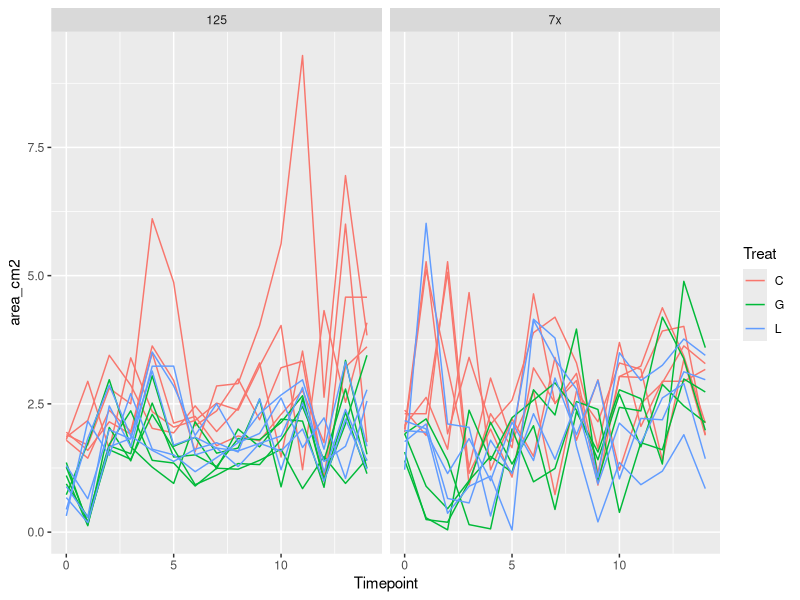
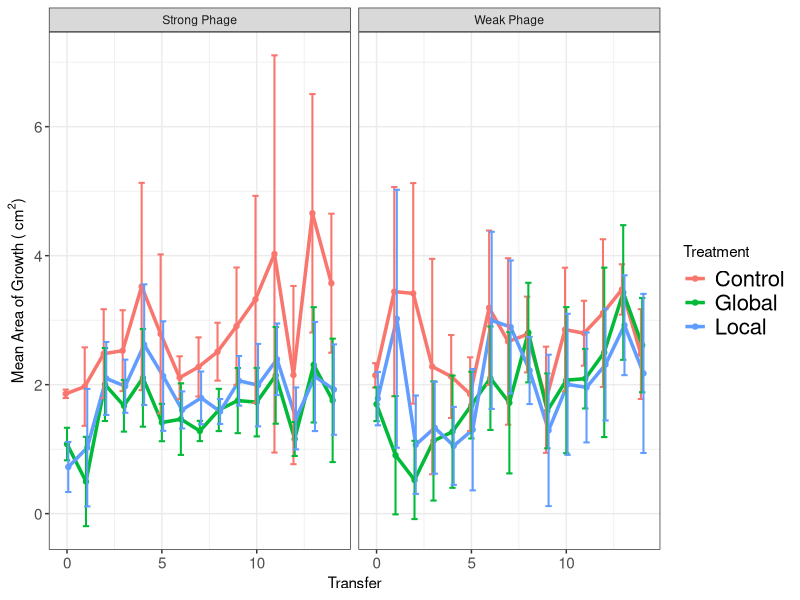
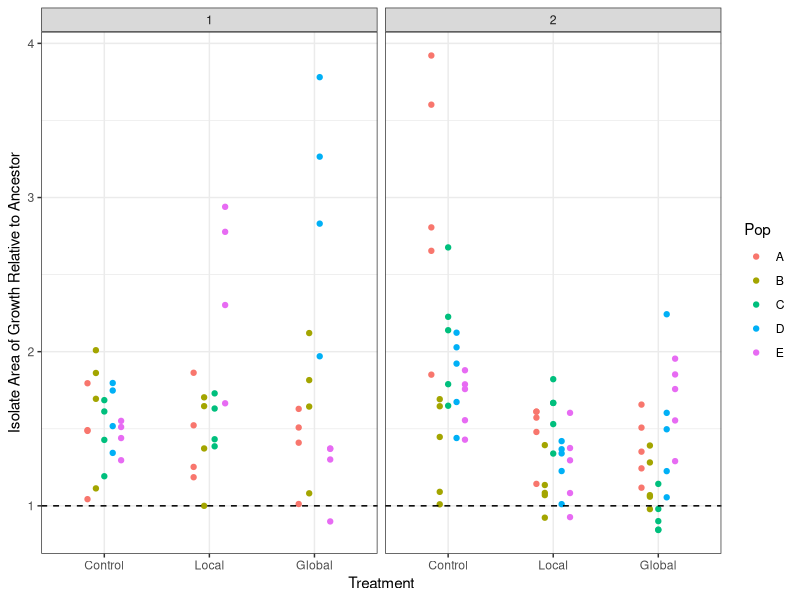
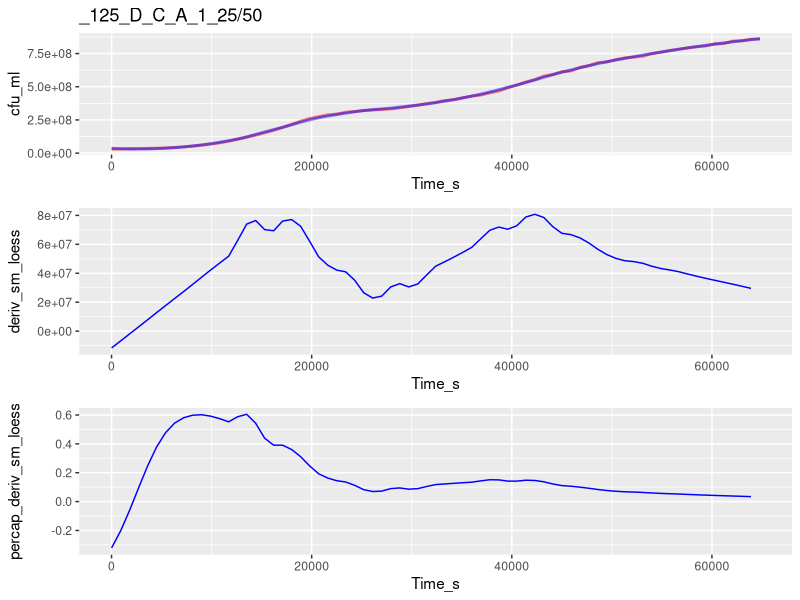
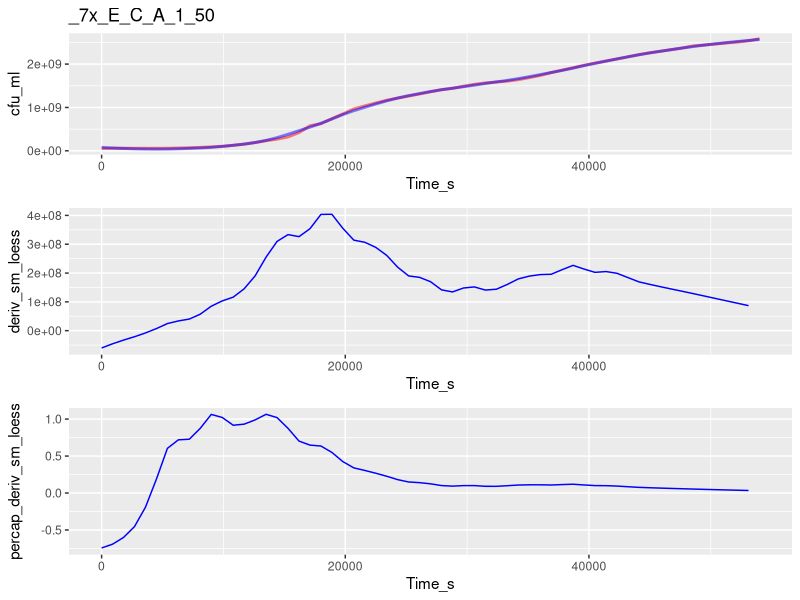
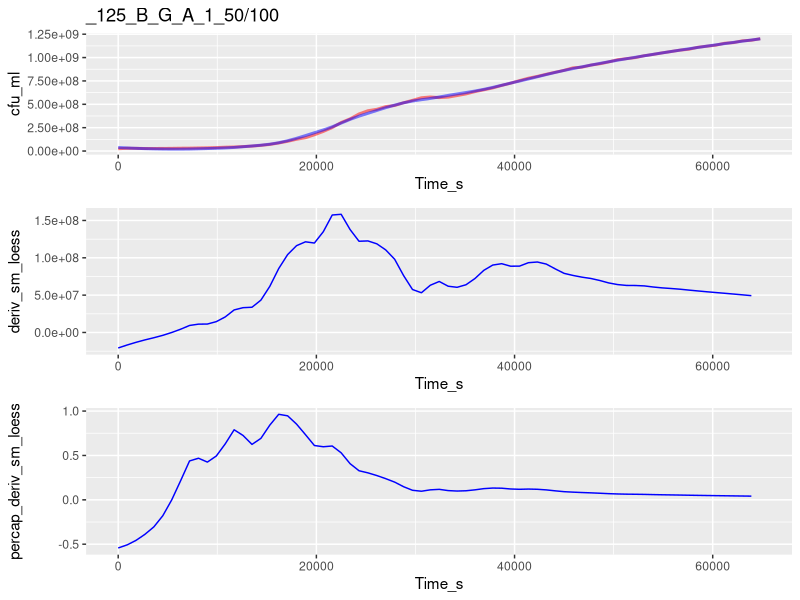
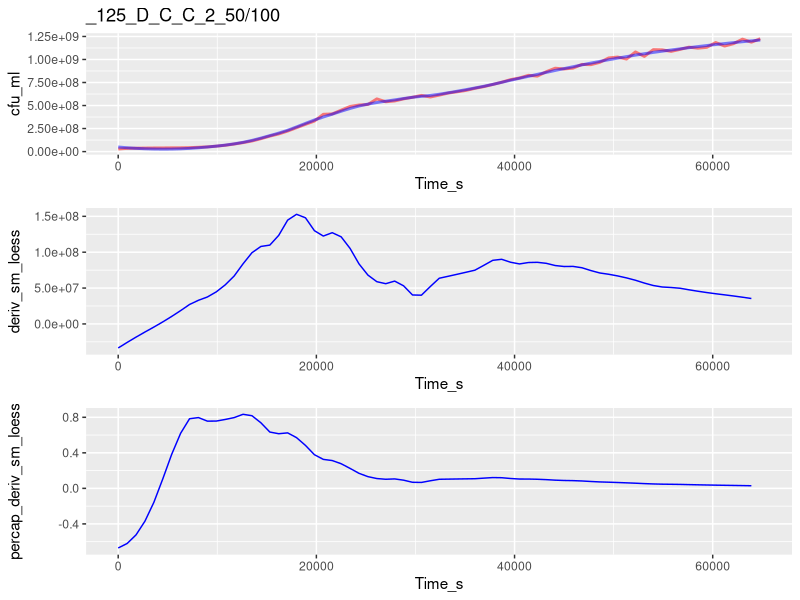
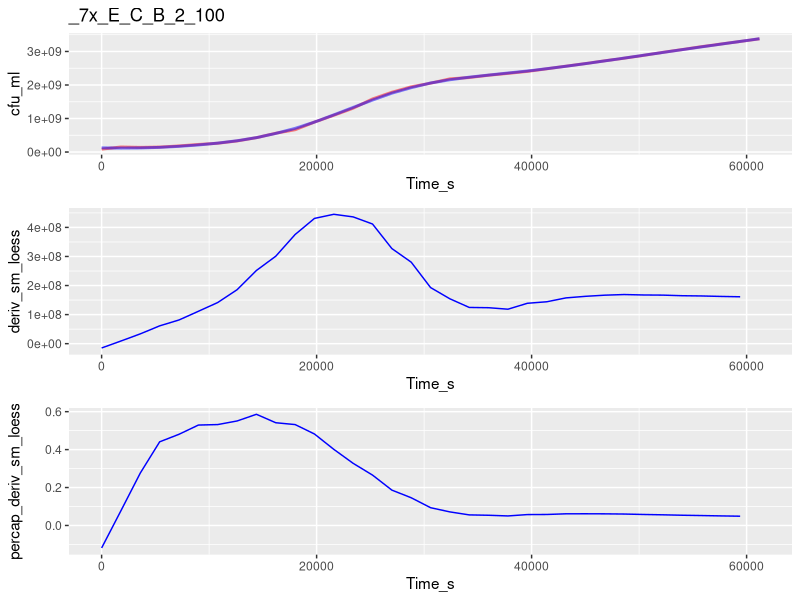

Here is the R script that generated these plots, in order: (Note: this script raises an error after producing the figures.)
##TODO: 
##      migration stats
##      growth curve analysis
##      growth curve stats
##      

library("ggplot2")
library("dplyr")

#Need to split this into 2 scripts: one to take the messy data
# (e.g. isolate information in underscore formats, etc)
#and get it cleaned up, then output those clean data
#And another to take the clean data & analyze it
#Then put the messy data in one folder and the clean data in another folder
#Along with the separate scripts
#So when it's published, can just tell people to re-run the clean data script

#need to make Rep vs Pop consistent
#redo all analysis using dplyr
#redo analysis using vectorization
#include std curve for spec in this code (it may alread be there???)
#Do a scripted analysis of how much to smoothe gc data (not manually checking)
# #to be done later:
# #define function to get means of rates
# mean_rates <- function(sub_by_list, my_data)
# analyze additional plate scans
#change resistance to be by treat then by pop
#Change growth rate for ancestor to dotted line

##Experimental evolution migration ----
exper_evol_migr <- read.csv("./Clean_Data/Experimental_evolution_growth.csv")

#Drop points after T14
exper_evol_migr <- exper_evol_migr[exper_evol_migr$Timepoint <= 14, ]

#Calculate total area
exper_evol_migr$area_cm2 <- pi*exper_evol_migr$Width_cm/2*exper_evol_migr$Height_cm/2

#Make plot with all pops shown
ggplot(data = exper_evol_migr,
       aes(x = Timepoint, y = area_cm2, group = paste(Treat, Pop),
           color = Treat)) +
  geom_line() +
  facet_grid(~Proj)

#Summarize
exper_evol_migr <- group_by(exper_evol_migr, Proj, Treat, Timepoint)
exper_evol_summ <- summarize(exper_evol_migr,
                             area_mean = mean(area_cm2),
                             area_sd = sd(area_cm2),
                             area_n = n())

#Make plot of summarized data
my_facet_labels <- c("7x" = "Weak Phage", "125" = "Strong Phage")

ggplot(data = exper_evol_summ, aes(x = Timepoint, y = area_mean,
                                   color = Treat)) +
  geom_point(position = position_dodge(0.2)) + 
  geom_line(size = 1.2, position = position_dodge(0.2)) +
  theme_bw() +
  theme(axis.text.y = element_text(size = 11), axis.text.x = element_text(size = 11),
        legend.text = element_text(size = 16)) +
  facet_grid(~Proj, labeller = labeller(Proj = my_facet_labels)) +
  geom_errorbar(aes(ymax = area_mean+area_sd, ymin = area_mean-area_sd),
                width=1, size = .7, position=position_dodge(0.2)) +
  labs(x = "Transfer", 
       y = expression(paste("Mean Area of Growth ( ", cm^2, ")"))) + 
  scale_color_hue(name = "Treatment", breaks = c("C", "G", "L"),
                  labels = c("Control", "Global", "Local"))

##Isolate migration ----
isol_migration <- read.csv("./Clean_Data/Isolate_migration.csv")

#Calculate total area
isol_migration$area_cm2 <- pi*isol_migration$Width_cm/2*isol_migration$Height_cm/2

#Calculate total area relative to same-day ancestor
ancestors <- isol_migration[isol_migration$Isol == "Anc", ]
isol_migration$relative_area <-
  isol_migration$area_cm2/ancestors$area_cm2[
    match(as.Date(isol_migration$end_timestamp),
          as.Date(ancestors$end_timestamp))]

#Plot data
my_facet_labels <- c("7x" = "Weak Phage", 
                     "125" = "Strong Phage",
                     "C" = "Control", "G" = "Global", "L" = "Local",
                     "A" = "WT")

ggplot(isol_migration[isol_migration$Isol != "Anc", ], 
       aes(x = Treat, y = relative_area, color = Pop,
           group = Pop)) +
  geom_point(position = position_dodge(0.4)) +
  facet_grid(~Proj, labeller = labeller(Proj = my_facet_labels)) +
  theme_bw() + 
  labs(y = "Isolate Area of Growth Relative to Ancestor",
       x = "Treatment") +
  geom_hline(yintercept = 1, lty = 2) +
  scale_x_discrete(limits = c("C", "L", "G"),
                   labels = c("Control", "Local", "Global")) +
  NULL

##Isolate growth curves ----


##growth curve analysis
# library("minpack.lm")
# library("tidyr")
# library("lubridate")

#Read data
gc_data <- read.csv("./Clean_Data/Isolate_growth_curves.csv",
                    header = T, stringsAsFactors = F)

#Make unique well identifiers
gc_data$uniq_well <- paste(gc_data$Date,
                           gc_data$Proj,
                           gc_data$Pop,
                           gc_data$Treat,
                           gc_data$Isol,
                           gc_data$Rep_Well,
                           gc_data$Media,
                           sep = "_")

#reorder
gc_data <- gc_data[order(gc_data$uniq_well, gc_data$Time_s), ]

calc_deriv <- function(density, percapita = FALSE,
                          subset_by = NULL, time = NULL,
                          time_normalize = NULL) {
  #Note! density values must be sorted sequentially into their unique sets already
  
  #Provided a vector of density values, this function returns (by default) the
  # difference between sequential values
  #if percapita = TRUE, the differences of density are divided by density
  #if subset_by is provided, it should be a vector (same length as density),
  # the unique values of which will separate calculations
  #if time_normalize is specified, time should be provided as a simple 
  # numeric (e.g. number of seconds) in some unit
  #Then the difference will be normalized for the time_normalize value
  #(e.g. if time is provided in seconds and the difference per hour is wanted,
  # time_normalize should = 3600)
  
  #Check inputs
  if (!is.numeric(time)) {
    stop("time is not numeric")
  }
  if (!is.null(time_normalize)) {
    if (!is.numeric(time_normalize)) {
      stop("time_normalize is not numeric")
    } else if (is.null(time)) {
      stop("time_normalize is specified, but time is not provided")
    }
  }
  
  #Calc derivative
  ans <- c(density[2:length(density)]-density[1:(length(density)-1)])
  #Percapita (if specified)
  if (percapita) {
    ans <- ans/density[1:(length(density)-1)]
  }
  #Time normalize (if specified)
  if (!is.null(time_normalize)) {
    ans <- ans/
      (c(time[2:length(time)]-time[1:(length(time)-1)])/time_normalize)
  }
  #Subset by (if specified)
  if (!is.null(subset_by)) {
    ans[subset_by[2:length(subset_by)] != subset_by[1:(length(subset_by)-1)]] <- NA
  }
  return(c(ans, NA))
}

#Smooth data
gc_data$sm_loess <- NA
for (my_well in unique(gc_data$uniq_well)) {
  my_rows <- which(gc_data$uniq_well == my_well)
  #Smooth with loess
  gc_data$sm_loess[my_rows] <- loess(cfu_ml ~ Time_s, span = 0.4,
                                             data = gc_data[my_rows, ])$fitted
}

#Calculate growth per hour from loess curve
gc_data$deriv_sm_loess <- calc_deriv(gc_data$sm_loess,
                                     subset_by = gc_data$uniq_well,
                                     time = gc_data$Time_s,
                                     time_normalize = 3600)

#Calculate per capita growth per hour from loess curve
gc_data$percap_deriv_sm_loess <- calc_deriv(gc_data$sm_loess,
                                            percapita = TRUE,
                                            subset_by = gc_data$uniq_well,
                                            time = gc_data$Time_s,
                                            time_normalize = 3600)
  

#Calculate per capita growth per hour from original curve
gc_data$percap_deriv_cfu <- calc_deriv(gc_data$cfu_ml,
                                       percapita = TRUE,
                                       subset_by = gc_data$uniq_well,
                                       time = gc_data$Time_s,
                                       time_normalize = 3600)

#View samples of original & smoothed curves
# as well as derivatives (per cap & not) of both orig and smoothed curves
for (my_well in sample(unique(gc_data$uniq_well), 5)) {
  my_rows <- which(gc_data$uniq_well == my_well)
  
  print(cowplot::plot_grid(
    ggplot(data = gc_data[my_rows, ],
           aes(x = Time_s, y = cfu_ml)) +
      geom_line(color = "red", lwd = 1, alpha = 0.5) +
      geom_line(aes(x = Time_s, y = sm_loess),
                color = "blue", lwd = 1, alpha = 0.5) +
      ggtitle(gc_data[my_rows[1], "uniq_well"]) +
      #geom_hline(yintercept = 383404890) +
      NULL,
    ggplot(data = gc_data[my_rows, ],
           aes(x = Time_s, y = deriv_sm_loess)) +
      geom_line(color = "blue") +
      NULL,
    ggplot(data = gc_data[my_rows, ],
           aes(x = Time_s, y = percap_deriv_sm_loess)) +
      geom_line(color = "blue") +
      # geom_line(aes(x = Time_s, y = percap_deriv_cfu),
      #           color = "red") +
      NULL,
    ncol = 1, align = "v"))
}

find_local_extrema <- function(values, 
                               return_maxima = TRUE,
                               return_minima = TRUE,
                               width_limit = NULL,
                               height_limit = NULL,
                               remove_endpoints = TRUE,
                               na.rm = FALSE) {
  #Takes a vector of values and returns a vector of the indices
  # of all local value extrema (by default, returns both maxima and minima)
  # To only return maxima or minima, change return_maxima/return_minima to FALSE

  #width_limit and/or height_limit must be provided
  #Width is how wide the window will be to look for a maxima/minima
  # Narrower width will be more sensitive to narrow local maxima/minima
  # Wider width will be less sensitive to narrow local maxima/minima
  #Height is how high or low a single step is allowed to take
  # e.g. a maxima-finding function will not pass a valley deeper
  # than height_limit
  #Note that this also limits approaches to extrema, so if set too small
  # function may converge on non-peaks
  #If both width_limit and height_limit are provided, steps are limited
  # conservatively (a single step must meet both criteria)
  
  #This function is designed to be compatible with dplyr::group_by and summarize
  
  #Check inputs
  if (!return_maxima & !return_minima) {
    stop("Both return_maxima and return_minima are FALSE, at least one must be TRUE")
  }
  if (is.null(width_limit) & is.null(height_limit)) {
    stop("Either width_limit or height_limit must be provided")
  }
  if (!is.null(width_limit)) {
    if (width_limit%%2 == 0) {
      warning("width_limit must be odd, will use ", width_limit-1, " as width_limit")
      width_limit <- width_limit - 1
    }
  }
  if (is.null(width_limit) & !is.null(height_limit)) {
    warning("height_limit alone tends to be sensitive to height_limit parameter, use with caution")
  }
  if (na.rm == TRUE & sum(is.na(values)) > 0) {
    if (!all(is.na(values[(1+length(values)-sum(is.na(values))):length(values)]))) {
      warning("Removing NAs found within values vector, returned indices will refer to non-NA values")
      print(values)
    }
    values <- values[!is.na(values)]
  } else if(any(is.na(values))) {
    stop("Some provided values are NA and na.rm = FALSE")
  }
  
  #Define sub-function to find limits of the window
  get_window_limits <- function(cnt_pos,
                                width_limit = NULL,
                                height_limit = NULL,
                                looking_for = c("minima", "maxima"),
                                values = NULL) {
    #Check inputs
    if (length(looking_for) > 1) {stop("looking_for must be specified")}
    if (!is.null(height_limit) & is.null(values)) {
        stop("height_limit is specified, but no values are provided")
    }
    if (is.null(width_limit) & is.null(height_limit)) {
      stop("Either width_limit or height_limit must be provided")
    }
    
    #Define window limits
    window_start <- c(NA, NA)
    if (!is.null(width_limit)) { #using width limit
      window_start[1] <- max(c(1, cnt_pos-floor(width_limit/2)))
    }
    if (!is.null(height_limit)) { #using height limig
      #For startpoint height, we want the latest point that is
      #behind of our current point and
      #either:
      # below current height - height limit
      # or above current height + height limit
      #Then we move one place forward 
      # (so it's the last value w/in height limit)
        window_start[2] <- max(c(1,
                                 1+which(1:length(values) < cnt_pos &
                                         (values >= (values[cnt_pos] + height_limit) |
                                            values <= (values[cnt_pos] - height_limit)))))
        #Make sure we're going at least 1 point backwards
        if(window_start[2] >= cnt_pos) {window_start[2] <- cnt_pos-1}
    }
    window_end <- c(NA, NA)
    if (!is.null(width_limit)) { #using width limit
      window_end[1] <- min(c(length(values), cnt_pos+floor(width_limit/2)))
    }
    if (!is.null(height_limit)) { #using height limit
        #For endpoint height, we want the earliest point that is
        #forward of our current point and
        #either:
        # below current height - height limit
        # or above current height + height limit
        #Then we move one place back 
        # (so it's the last value w/in height limit)
        window_end[2] <- min(c(length(values),
                               -1+which(1:length(values) > cnt_pos & #not backwards
                                    (values <= (values[cnt_pos] - height_limit) |
                                      values >= (values[cnt_pos] + height_limit)))))
        #Make sure we're going at least one point forwards
        if (window_end[2] <= cnt_pos) {window_end[2] <- cnt_pos+1}
    }
    return(c(max(window_start, na.rm = T), min(window_end, na.rm = T)))
  }
  
  find_next_extrema <- function(cnt_pos, values,
                        width_limit = NULL,
                        height_limit = NULL,
                        looking_for = c("minima", "maxima")) {
    if (cnt_pos == length(values)) {best_pos <- cnt_pos-1
    } else {best_pos <- cnt_pos+1}
    
    #Save the starting position so we never go backwards
    start_pos <- cnt_pos
    
    ##Looking for next maxima
    if(looking_for == "maxima") {
      while (cnt_pos != best_pos) {
        #Move the previous best pointer to current pointer location
        best_pos <- cnt_pos
        #Get next window limits
        window_lims <- get_window_limits(cnt_pos = cnt_pos,
                                         width_limit = width_limit,
                                         height_limit = height_limit,
                                         looking_for = "maxima",
                                         values = values)
        #Make sure we're not going backwards
        window_lims <- c(max(start_pos, window_lims[1]),
                         max(start_pos, window_lims[2]))
        #Then move current pointer to highest point within window
        # (making sure not to check non-integer indices, or indices below 1 or
        #  higher than the length of the vector)
        cnt_pos <- window_lims[1]-1+which.max(values[window_lims[1]:window_lims[2]])
      }
    ##Looking for next minima
    } else if (looking_for == "minima") {
      while (cnt_pos != best_pos) {
        #Move the previous best pointer to current pointer location
        best_pos <- cnt_pos
        #Get next window limits
        window_lims <- get_window_limits(cnt_pos = cnt_pos,
                                         width_limit = width_limit,
                                         height_limit = height_limit,
                                         looking_for = "minima",
                                         values = values)
        #Make sure we're not going backwards
        window_lims <- c(max(start_pos, window_lims[1]),
                         max(start_pos, window_lims[2]))
        #Then move current pointer to lowest point within window
        # (making sure not to check non-integer indices, or indices below 1 or
        #  higher than the length of the vector)
        cnt_pos <- window_lims[1]-1+which.min(values[window_lims[1]:window_lims[2]])
      }
    }
    return(best_pos)
  }
  
  cnt_pos <- 1
  ##Find first maxima
  maxima_list <- c(find_next_extrema(cnt_pos, values,
                                     width_limit = width_limit,
                                     height_limit = height_limit,
                                     looking_for = "maxima"))
  ##Find first minima
  minima_list <- c(find_next_extrema(cnt_pos, values,
                                     width_limit = width_limit,
                                     height_limit = height_limit,
                                     looking_for = "minima"))
  
  ##Check for next extrema until...
  while (TRUE) {
    #we're finding repeats
    if (any(duplicated(c(minima_list, maxima_list)))) {break}
    #or we hit the end of the values
    if (length(values) %in% c(maxima_list, minima_list)) {
      break
    }
    #Since maxima & minima must alternate, always start with furthest one 
    # we've found so far
    cnt_pos <- max(c(minima_list, maxima_list))
    #we're looking for a maxima next
    if (cnt_pos %in% minima_list) {
      maxima_list <- c(maxima_list,
                       find_next_extrema(cnt_pos, values,
                                         width_limit = width_limit,
                                         height_limit = height_limit,
                                         looking_for = "maxima"))
      #we're looking for a minima next
    } else if (cnt_pos %in% maxima_list) {
      minima_list <- c(minima_list,
                       find_next_extrema(cnt_pos, values,
                                         width_limit = width_limit,
                                         height_limit = height_limit,
                                         looking_for = "minima"))
    }
  }
  
  #Combine maxima & minima values & remove duplicates
  output <- c()
  if (return_maxima) {output <- c(output, maxima_list)}
  if (return_minima) {output <- c(output, minima_list)}
  #If remove endpoints is true, remove first or last values from return
  if (remove_endpoints) {
    if (1 %in% output) {output <- output[-which(output == 1)]}
    if (length(values) %in% output) {
      output <- output[-which(output == length(values))]}
  }
  #Remove duplicates
  output <- unique(output)
  #Order
  output <- output[order(output)]
  
  return(output)
}

#Group data by unique wells
gc_data <- group_by(gc_data, Date, Proj, Pop, Treat, Isol, Rep_Well, Media,
                    uniq_well)

# at max percap growth rate, find:
#     per capita growth rate (r)
#     density
#     time since some low density (lag time)
# at first local minima of non-percap growth rate after max growth rate 
#   (pseudo carrying capacity)
#   at pseudo K, find:
#     density (carrying capacity)
#     time since max percap growth rate
#     time since low density

gc_summarized <- summarize(gc_data,
   first_min_index = find_local_extrema(sm_loess,
                                        return_maxima = FALSE,
                                        width_limit = (7200/(Time_s[2]-Time_s[1])) + 1,
                                        na.rm = T,
                                        remove_endpoints = FALSE)[1],
   first_min = sm_loess[first_min_index],
   first_min_time = Time_s[first_min_index],
  #find the per capita grow rate peaks
  max_percap_index = find_local_extrema(percap_deriv_sm_loess,
                                        return_minima = FALSE,
                                        width_limit = (21600/(Time_s[2]-Time_s[1])) + 1,
                                        na.rm = T,
                                        remove_endpoints = F)[
     #Use the first one that follows the minimum density
     match(TRUE, find_local_extrema(percap_deriv_sm_loess,
                                    return_minima = FALSE,
                                    width_limit = (21600/(Time_s[2]-Time_s[1])) + 1,
                                    na.rm = T,
                                    remove_endpoints = F) >= first_min_index)],                   
  max_percap_gr_rate = percap_deriv_sm_loess[max_percap_index],
  max_percap_gr_rate_time = Time_s[max_percap_index],
  max_percap_gr_rate_dens = sm_loess[max_percap_index],
  pseudo_K_index = #find the local minima in non-per capita grow rate
    find_local_extrema(deriv_sm_loess,
                                      return_maxima = FALSE,
                                      width_limit = (7200/(Time_s[2]-Time_s[1])) + 1,
                                      na.rm = T)[
      #use the first one that follows the max percap gr rate
    match(TRUE, find_local_extrema(deriv_sm_loess,
                                      return_maxima = FALSE,
                                      width_limit = (7200/(Time_s[2]-Time_s[1])) + 1,
                                      na.rm = T) > max_percap_index)],
  pseudo_K = sm_loess[pseudo_K_index],
  pseudo_K_time = Time_s[pseudo_K_index],
  pseudo_K_deriv = deriv_sm_loess[pseudo_K_index],
  pseudo_K_index2 = #find the local minima with more sensitivity
    find_local_extrema(deriv_sm_loess,
                       return_maxima = FALSE,
                       width_limit = (5400/(Time_s[2]-Time_s[1])) + 1,
                       na.rm = T)[
     #use the first one that follows the max percap gr rate
     match(TRUE, find_local_extrema(deriv_sm_loess,
                                    return_maxima = FALSE,
                                    width_limit = (5400/(Time_s[2]-Time_s[1])) + 1,
                                    na.rm = T) > max_percap_index)],
  pseudo_K2 = sm_loess[pseudo_K_index2],
  pseudo_K_time2 = Time_s[pseudo_K_index2],
  pseudo_K_deriv2 = deriv_sm_loess[pseudo_K_index2],
  
   #   pseudo_K_timetomaxpcgr = #pseudo K time - max percap gr rate time
)

#For pseudo K, use more-sensitive data when less-sensitive
# window didn't find it

                       

#The problem continues to be that we cannot find
# a threshold density which all pops start below
# and which all pops grow to at a reasonably early time
#Perhaps the solution is to divide it by project/media?


#Code to check find_local_extrema on a single well
my_well <- "2017-A_7x_Anc_Anc_Anc_1_50"
  #"2017-E_7x_B_C_E_1_50" #lowest pseudo-K
#my_well <- "2017-E_7x_B_G_E_1_100" #highest first min
#unique(gc_data$uniq_well)[1]
temp <- gc_data[gc_data$uniq_well == my_well, ]
find_local_extrema(temp$sm_loess,
                   return_minima = FALSE,
                   width_limit = (28800/(temp$Time_s[2]-temp$Time_s[1])) + 1,
                   na.rm = T,
                   remove_endpoints = F)
                   

for (my_well in unique(gc_data$uniq_well)) {
  tiff(filename = paste("./Growth_curve_plots/", my_well, ".tiff", sep = ""),
       width = 5, height = 10, units = "in", res = 300)
  my_rows <- which(gc_data$uniq_well == my_well)
  print(cowplot::plot_grid(
    ggplot(data = gc_data[my_rows, ],
           aes(x = Time_s, y = cfu_ml)) +
      geom_line(color = "red", lwd = 1, alpha = 0.5) +
      geom_line(aes(x = Time_s, y = sm_loess),
                color = "blue", lwd = 1, alpha = 0.5) +
      ggtitle(gc_data[my_rows[1], "uniq_well"]) +
      #Add point for first minima
      geom_point(data = gc_summarized[gc_summarized$uniq_well == my_well, ],
                 aes(x = first_min_time, y = first_min),
                 color = "green", size = 3) +
      NULL,
    ggplot(data = gc_data[my_rows, ],
           aes(x = Time_s, y = deriv_sm_loess)) +
      geom_line(color = "blue") +
      #Add point for pseudo K
      geom_point(data = gc_summarized[gc_summarized$uniq_well == my_well, ],
                 aes(x = pseudo_K_time, y = pseudo_K_deriv),
                 color = "green", size = 3) +
      NULL,
    ggplot(data = gc_data[my_rows, ],
           aes(x = Time_s, y = percap_deriv_sm_loess)) +
      geom_line(color = "blue") +
      #Add point for max growth rate
      geom_point(data = gc_summarized[gc_summarized$uniq_well == my_well, ],
                 aes(x = max_percap_gr_rate_time, y = max_percap_gr_rate),
                 color = "green", size = 3) +
      NULL,
    ncol = 1, align = "v"))
  dev.off()
}

##Check:
wells_check <- c("2017-B_7x_C_L_B_1_50", #isn't working
                 "2017-A_7x_Anc_Anc_Anc_1_50",
                 "2017-A_7x_B_L_A_1_100",
                 "2017-B_7x_C_L_B_1_50",
                 "2017-C_7x_B_C_C_1_100",
                 "2017-C_7x_B_C_C_2_100",
                 "2017-C_7x_C_C_C_1_50",
                 "2017-C_7x_C_L_C_2_100",
                 "2017-C_7x_D_G_C_1_50",
                 "2017-C_7x_D_G_C_1_100",
                 "2017-C_7x_D_G_C_2_50",
                 "2017-C_7x_D_G_C_2_100",
                 "2017-C_7x_E_G_C_1_100",
                 "2017-C_7x_E_G_C_2_100",
                 "2017-E_7x_B_C_E_1_50",
                 "2017-E_7x_C_C_E_1_100",
                 "2017-E_7x_C_C_E_2_100",
                 "2019-09-10_125_B_C_A_1_25-50",
                 "2019-09-10_125_B_C_A_2_25-50",
                 "2019-09-10_125_B_G_A_1_25-50",
                 "2019-09-12_125_B_C_D_1_25-50",
                 "2019-09-12_125_B_C_D_2_25-50",
                 "2019-09-12_125_B_G_D_1_25-50",
                 "2019-09-12_125_D_L_D_1_50-100",
                 "2019-09-12_125_D_L_D_2_50-100",
                 "2019-09-13_125_B_C_E_1_50-100",
                 "2019-09-13_125_B_C_E_2_25-50",
                 "2019-09-13_125_C_C_E_1_50-100",
                 "2019-09-13_125_D_L_E_1_50-100"
                 )
                 

for (my_well in wells_check) {
  tiff(filename = paste("./Challenging_growth_curve_plots/", my_well, ".tiff", sep = ""),
       width = 5, height = 10, units = "in", res = 300)
  my_rows <- which(gc_data$uniq_well == my_well)
  print(cowplot::plot_grid(
    ggplot(data = gc_data[my_rows, ],
           aes(x = Time_s, y = cfu_ml)) +
      geom_line(color = "red", lwd = 1, alpha = 0.5) +
      geom_line(aes(x = Time_s, y = sm_loess),
                color = "blue", lwd = 1, alpha = 0.5) +
      ggtitle(gc_data[my_rows[1], "uniq_well"]) +
      #Add point for first minima
      geom_point(data = gc_summarized[gc_summarized$uniq_well == my_well, ],
                 aes(x = first_min_time, y = first_min),
                 color = "green", size = 3) +
      NULL,
    ggplot(data = gc_data[my_rows, ],
           aes(x = Time_s, y = deriv_sm_loess)) +
      geom_line(color = "blue") +
      #Add point for pseudo K
      geom_point(data = gc_summarized[gc_summarized$uniq_well == my_well, ],
                 aes(x = pseudo_K_time, y = pseudo_K_deriv),
                 color = "green", size = 3) +
      #Add point for pseudo K2
      geom_point(data = gc_summarized[gc_summarized$uniq_well == my_well, ],
                 aes(x = pseudo_K_time2, y = pseudo_K_deriv2),
                 color = "dark green", size = 2) +
      NULL,
    ggplot(data = gc_data[my_rows, ],
           aes(x = Time_s, y = percap_deriv_sm_loess)) +
      geom_line(color = "blue") +
      #Add point for max growth rate
      geom_point(data = gc_summarized[gc_summarized$uniq_well == my_well, ],
                 aes(x = max_percap_gr_rate_time, y = max_percap_gr_rate),
                 color = "green", size = 3) +
      NULL,
    ncol = 1, align = "v"))
  dev.off()
}              
                 
                  


#get first_min values and sort
values <- gc_summarized
values <- values[order(-values$first_min), ]

values <- gc_data[my_rows, ]
plot(1:nrow(values), values$deriv_sm_loess)
find_local_extrema(values$deriv_sm_loess,
                   return_maxima = T,
                   width_limit = (3600/(values$Time_s[2]-values$Time_s[1])) + 1,
                   na.rm = T,
                   remove_endpoints = F)


#Find the low-threshold density to use as pseudo time 0
hist((gc_data$sm_loess[gc_data$Time_s == 0]))
max(gc_data$sm_loess[gc_data$Time_s == 0])

##TODO put this in descending order and figure out how to 
##pick a threshold that is before the peaks of most but
##high enough that we know when most pass it
test <- gc_data[gc_data$Time_s == 0, ]
test <- test[order(-test$sm_loess), ]


#Plot curves & peaks
view_peaks <- function(time_data, dens_data, well_contents, plt_point = TRUE,
                       peak_time = NULL, peak_dens = NULL, peak_well_contents,
                       numplots = 9, lwd = 1) {
  #Inputs:  time_data - vector of time values
  #         dens_data - vector of density values, matched with time_data
  #         well_contents - vector of well contents, matched with time_data
  #         peak_time - vector of peaks' time values
  #         peak_dens - vector of peaks' density values, matched with peak_time
  #         peak_well_contents - vectore of peaks' well contents, matched with peak_time
  require(ggplot2)
  for (start_group in seq(from = 1, to = length(unique(well_contents)),
                          by = numplots)) {
    my_wells <- unique(well_contents)[start_group:(start_group+numplots-1)]
    myplot <- ggplot(data = data.frame(
      "dens" = dens_data[well_contents %in% my_wells],
      "time" = time_data[well_contents %in% my_wells],
      "contents" = well_contents[well_contents %in% my_wells]),
      aes(x = time, y = dens)) +
      geom_line(lwd = lwd) +
      facet_wrap(~contents)
    if (plt_point) {
      myplot <- myplot + 
        geom_point(data = data.frame(
          "dens" = peak_dens[peak_well_contents %in% my_wells],
          "time" = peak_time[peak_well_contents %in% my_wells],
          "contents" = peak_well_contents[peak_well_contents %in% my_wells]),
          aes(x = time, y = dens),
          size = 3, pch = 13)
    }
    print(myplot)
  }
}

view_peaks(tidymerge$Timepoint, tidymerge$OD, tidymerge$Well,
           peak_time = outmerge$maxtime, peak_dens = outmerge$max, 
           peak_well_contents = outmerge$Well)

#Group data by indiv growth curves
grp_data1 <- dplyr::group_by(tidycurves[!is.na(tidycurves$smoothed), ], 
                             Well)

#Get OD peak height & time for each growth curve
out_data1 <- dplyr::summarize(grp_data1, 
                              max = analyze_curves(smoothed, Timepoint, 
                                                   bandwidth = 9, return = "max"),
                              maxtime = analyze_curves(smoothed, Timepoint, 
                                                       bandwidth = 9, 
                                                       return = "maxtime"))



#extract maximum percap growth rates for each uniq well
#using non-overlapping averaged smoothing
gc_sm$Time <- as.character(gc_sm$Time)
gc_mpptir <- group_by(gc_sm, Media, Proj, Pop, Treat, Isol, Rep_Well)
gc_mpptir <- summarize(gc_mpptir, max_pcgr = max(pcgr, na.rm = T))
gc_mppti <- group_by(gc_mpptir, Media, Proj, Pop, Treat, Isol)
gc_mppti <- summarize(gc_mppti, gr_max_avg = mean(max_pcgr),
                      dt_min_sd = sd(max_pcgr))
gc_mppt <- group_by(gc_mppti, Media, Proj, Pop, Treat)
gc_mppt <- summarize(gc_mppt, avg_isols = mean(gr_max_avg),
                     sd_isols = sd(gr_max_avg))

#Making percap growth rate plots
my_facet_labels <- c("100" = "Rich Environment", 
                     "50" = "Adapted Environment",
                     "C" = "Control", "G" = "Global", "L" = "Local",
                     "A" = "WT", "1" = "Weak Phage", "2" = "Strong Phage")

#plot of all isols
gc_mppti$Media <- factor(gc_mppti$Media, levels = c(50, 100))
ggplot(gc_mppti, aes(x = Treat, y = gr_max_avg)) + 
  geom_jitter(width = 0.1, height = 0, size = 2) + 
  facet_grid(Media ~ Pop, labeller = labeller(Media = my_facet_labels)) +
  labs(x = "Treatment", y = "Per Capita Growth Rate (/hour)") +
  theme(axis.text.x = element_text(size = 11), 
        axis.text.y = element_text(size = 11)) +
  theme_bw()

#plot of all pops
gc_mppt$Media <- factor(gc_mppt$Media, levels = c(50, 100))

#For local viewing
ggplot(gc_mppt, aes(x = Treat, y = avg_isols), 
       labeller = labeller(Treat = my_facet_labels)) + 
  geom_point(pch = 1, size = 3) +
  facet_grid(Proj~Media, 
             labeller = labeller(Media = my_facet_labels, Proj = my_facet_labels)) + 
  labs(x = "Treatment", y = "Maximum Per Capita Growth Rate (/hour)") + theme_bw() + 
  scale_x_discrete(labels = c("Ancestor", "Control", "Global", "Local"))

#For poster
png(filename = "growth_rate_pops.png", width = 10, height = 7,
    units = "in", res = 300)
ggplot(gc_mppt, aes(x = Treat, y = avg_isols), 
       labeller = labeller(Treat = my_facet_labels)) + 
  geom_jitter(width = 0.075, height = 0, pch = 16, size = 6) +
  facet_grid(Proj~Media, 
             labeller = labeller(Media = my_facet_labels, Proj = my_facet_labels)) + 
  labs(x = "Treatment", y = "Maximum Per Capita Growth Rate (/hr)") + theme_bw() + 
  scale_x_discrete(labels = c("Ancestor", "Control", "Global", "Local")) +
  theme(axis.title = element_text(size = 20), axis.text = element_text(size = 16),
        strip.text = element_text(size = 20))
dev.off()


## Isolate resistance ----
resis_data <- read.csv("./Clean_Data/Isolate_resistance.csv",
                       stringsAsFactors = F)

#calculate EOP for ea isol
resis_data$EOP <- NA
resis_data$bd <- F
#First Handle below-detection points
my_rows <- which(resis_data$PFU == 0)
resis_data$pfu_ml[my_rows] <- 1*resis_data$dilution[my_rows]
resis_data$bd[my_rows] <- T
#Then calculate all EOPs
for (i in 1:nrow(resis_data)) {
  my_sub <- subset(resis_data, resis_data$Date == resis_data$Date[i])
  resis_data$EOP[i] <- resis_data$pfu_ml[i]/
    mean(my_sub[my_sub$Treat == "Anc",]$pfu_ml)
}

#Add flag for old vs new approach
resis_data$approach <- NA
resis_data$approach[1:70] <- "old"
resis_data$approach[71:nrow(resis_data)] <- "new"

ggplot(resis_data[resis_data$Treat != "Anc", ], 
       aes(x = Treat, y = EOP, color = Pop,
           shape = bd, group = Pop)) +
  facet_grid(Proj~approach) +
  geom_point(position = position_dodge(width = 0.5),
             alpha = 0.7) +
  scale_y_continuous(trans = "log10") +
  theme_bw()

# #For local viewing
# ggplot(resis_data[resis_data$Treat != "A", ], aes(x = Treat, y = 1-EOP)) +
#   scale_x_discrete(name = "Treatment") +
#   ylab("Resistance to Phage") +
#   facet_grid(Proj~Pop, labeller = labeller(Proj = my_facet_labels)) +
#   geom_dotplot(binaxis = "y", stackdir = "center", binwidth = 0.01, 
#                dotsize = 3) +
#   # geom_jitter(width = 0.2, height = 0, size = 2) +
#   theme_bw() + ggtitle("Population") +
#   theme(plot.title = element_text(size = 12, hjust = 0.5), 
#         axis.title = element_text(size = 12),
#         axis.text.x = element_text(color = "black", size = 12)) +
#   geom_hline(yintercept = 0, linetype = "dotted", size = 1.5)
# 
# #For poster
# png("resis_isols.png", width = 14, height = 9, units = "in", res = 300)
# ggplot(resis_data[resis_data$Treat != "A", ], aes(x = Treat, y = 1-EOP)) +
#   scale_x_discrete(name = "Treatment") +
#   ylab("Resistance to Phage") +
#   facet_grid(Proj~Pop, labeller = labeller(Proj = my_facet_labels)) +
#   geom_dotplot(binaxis = "y", stackdir = "center", binwidth = 0.02, 
#                dotsize = 2) +
#   theme_bw() + ggtitle("Population") +
#   theme(plot.title = element_text(size = 24, hjust = 0.5), 
#         axis.title = element_text(size = 24),
#         axis.text = element_text(color = "black", size = 20),
#         strip.text = element_text(size = 24)) +
#   geom_hline(yintercept = 0, linetype = "dotted", size = 1.5)
# dev.off()
# 
# #resistance vs growth
# gc_resis_data <- merge(resis_data, gc_mppti)
# gc_resis_mppt <- group_by(gc_resis_data, Media, Proj, Pop, Treat)
# gc_resis_mppt <- summarize(gc_resis_mppt, avg_eop = mean(EOP),
#                            avg_gr = mean(gr_max_avg))
# 
# #Make plot of all isolates
# ggplot(gc_resis_data, aes(x = 1-EOP, y = gr_max_avg)) +
#   geom_point() + 
#   facet_grid(Media~., labeller = labeller(Media = my_facet_labels)) +
#   geom_smooth(method = "lm") +
#   labs(x = "Resistance", y = "Per Capita Growth Rate (/hour)")
# 
# summary(lm(gr_max_avg~Media*EOP, data = gc_resis_data))
# 
# #Make plot of all pops
# #For local viewing
# ggplot(gc_resis_mppt, aes(x = 1-avg_eop, y = avg_gr)) +
#   geom_point(size = 2, aes(pch = Treat)) + 
#   scale_shape_manual(values = c(3, 15, 16, 17), name = "Treatment",
#                      breaks = c("A", "C", "G", "L"),
#                      labels = c("WT", "Control", "Global", "Local")) +
#   facet_grid(Media~Proj, labeller = labeller(Media = my_facet_labels,
#                                              Proj = my_facet_labels)) +
#   geom_smooth(method = "lm") +
#   labs(x = "Resistance", y = "Average Per Capita Growth Rate (/hour)") +
#   theme_bw()
# 
# #For poster
# png("resis_gc_tradeoff.png", width = 10, height = 7, units = "in",
#     res = 300)
# ggplot(gc_resis_mppt, aes(x = 1-avg_eop, y = avg_gr)) +
#   geom_point(size = 4, aes(pch = Treat)) + 
#   scale_shape_manual(values = c(3, 15, 16, 17), name = "Treatment",
#                      breaks = c("A", "C", "G", "L"),
#                      labels = c("WT", "Control", "Global", "Local")) +
#   facet_grid(Proj~Media, labeller = labeller(Media = my_facet_labels,
#                                              Proj = my_facet_labels)) +
#   geom_smooth(method = "lm", se = F) +
#   labs(x = "Resistance", y = "Average Maximum Per Capita Growth Rate (/hr)") +
#   theme_bw() +
#   theme(axis.text = element_text(size = 16),
#         strip.text = element_text(size = 20),
#         axis.title = element_text(size = 20),
#         legend.title = element_text(size = 20),
#         legend.text = element_text(size = 16))
# dev.off()
# 
# summary(lm(avg_gr~avg_eop*Media, data = gc_resis_mppt))
# 


## Isolate PCA ----
